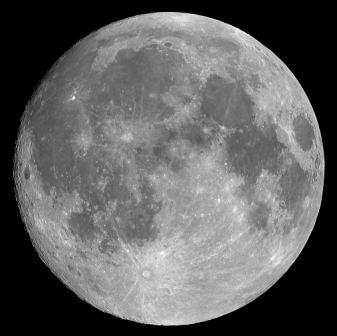
%> input picture moon.jpg, 337 x 336 px
$ octave maximos.m   (GNU Octave 9; MATLAB toolbox functions it lacks are replaced by stand-ins)
%> lines starting %> are read from the running program, lines starting %| are printed output that depends on the picture
clc, close all, clear all
I=imread('moon.jpg');
%> I is the input picture: size 336x337 uint8; min 0, max 251, mean 96.5
I=I-mean(I(:));
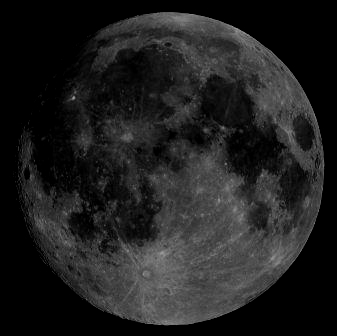
%> I: size 336x337 uint8; min 0, max 155, mean 31.7
f = fftshift(fft2(I));
fabs=abs(f);
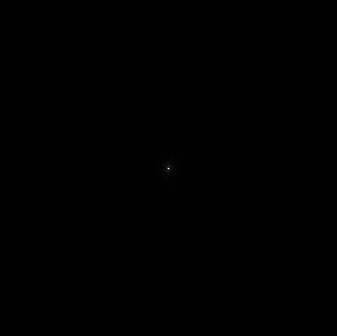
%> fabs: size 336x337 double; min 7.82, max 3590027, mean 2825.2; drawn with min black and max white

roi=3;thresh=400;
local_extr = ordfilt2(fabs, roi^2, ones(roi));  % find local maximum within 3*3 range

result = (fabs == local_extr) & (fabs > thresh);
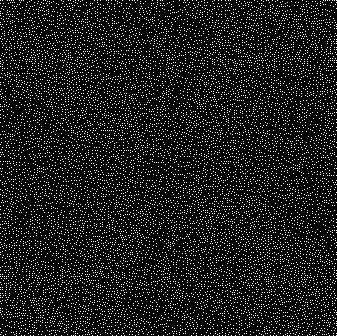
%> result: size 336x337 logical; 10.1% white in thin lines or dots

[r, c] = find(result);
%> r = 11457 values from 1 to 336; c = 11457 values from 1 to 337
for i=1:length(r)
    if (r(i)-128)^2+(c(i)-128)^2>400   % periodic noise locates in the position outside the 20-pixel-radius circle
%         f(r(i)-2:r(i)+2,c(i)-2:c(i)+2)=0;  % zero the frequency components
          f(r(i),c(i))=0;
    end
end

Inew=ifft2(fftshift(f));
imagesc(real(Inew)),colormap(gray),
%> after `colormap(gray)`:
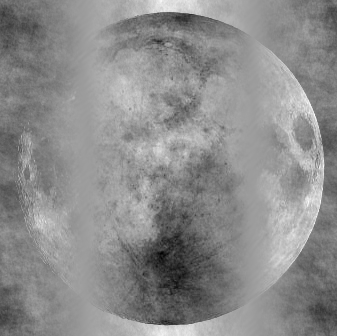
%> displayed picture: size 336x337x3, on the screen's scale of 0 to 255; min 0, max 255, mean 139.6
